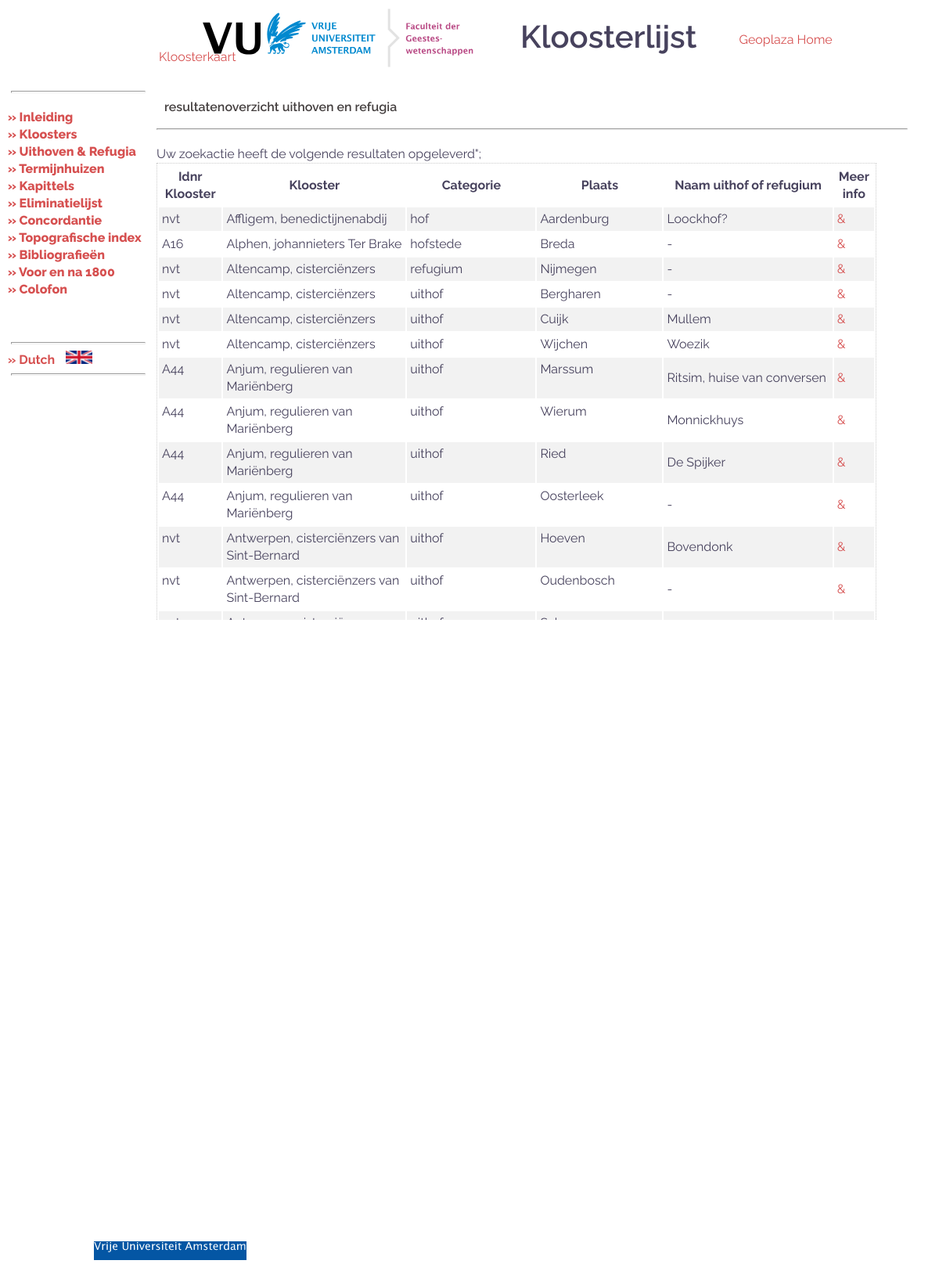
The page /nl/urres.php on the database its author committed.
### tables this page shows
CREATE TABLE `Uithoven` (
  `id_ur` int DEFAULT NULL,
  `idnr_klooster` varchar(255) DEFAULT NULL,
  `Klooster` varchar(255) DEFAULT NULL,
  `Uithof_idnr` varchar(255) DEFAULT NULL,
  `Categorie` varchar(255) DEFAULT NULL,
  `Plaats` varchar(255) DEFAULT NULL,
  `Naam` varchar(255) DEFAULT NULL,
  `Prov` varchar(255) DEFAULT NULL,
  `Breedte_dec` varchar(255) DEFAULT NULL,
  `Lengte_dec` varchar(255) DEFAULT NULL,
  `Kadaster` varchar(255) DEFAULT NULL,
  `Opmerkingen` mediumtext,
  `ENK_code` varchar(255) DEFAULT NULL,
  `Literatuur` mediumtext,
  `AMK` mediumtext,
  `status` varchar(255) DEFAULT NULL,
  `activit` mediumtext,
  `lit` mediumtext
);

### resources/safe_params.inc (called while the page is built, shortened)
<?php
function safe_str_html($value)
{
    return htmlspecialchars($value);
}
class Safe_template
{
    protected $_delim1 = '%(';
    protected $_delim2 = ')';
    protected $_percent = '%';
    protected $_double_percent = '%%';
    protected $_percent_code = '%(_PERCENT_)s';
    function __construct($template = '')
    {
        $this->template = $template;
        $this->references = null;
        $this->mapping = array();
    }
    function prepare()
    {
        $this->template = str_replace($this->_double_percent, $this->_percent_code, $this->template);
        $delim1 = preg_quote($this->_delim1, '/');
        $delim2 = preg_quote($this->_delim2, '/');
        $pattern = '/' . $delim1 . '(\w+)' . $delim2 . '([sdf])/';
        $m = preg_match_all($pattern, $this->template, $matches, PREG_SET_ORDER);
        if ($m == 0) {
            $this->references = array();
        } else {
            $this->references = $matches;
        }
    }
    function interpolate($params)
    {
        if (!empty($this->references)) {
            $this->mapping[$this->_percent_code] = $this->_percent;
            $result = str_replace(array_keys($this->mapping), array_values($this->mapping), $this->template);
        } else {
            $result = $this->template;
            $result = str_replace($this->_percent_code, $this->_percent, $result);
        }
        return $result;
    }
}
class Html_template extends Safe_template
{
    function resolve_references($params)
    {
        $mapping = array();
        foreach ($this->references as $ref_item) {
            $refstr = $ref_item[0];
            $var = $ref_item[1];
            $type = $ref_item[2];
            if (!isset($mapping[$refstr])) {
                if (isset($params[$var])) {
                    $val = $params[$var];
                    switch ($type) {
                        case 's':
                            $mapping[$refstr] = (string)safe_str_html($val);
                            break;
                    }
                } else {
                    $mapping[$refstr] = $this->get_default_value($type);
                }
            }
        }
        return;
    }
}
?>

### nl/urres.php (the view, shortened to what this page needs)
<html>
<head>
    <LINK rel="stylesheet" href="../resources/mp.css" type="text/css">
</head>
<body>
<div id="links">
    <?php
    include("menu.inc.php");
    ?>
</div>
<div id="content">
<?php include("header.inc"); ?>
    <h3>resultatenoverzicht uithoven en refugia</h3>
    <hr>
    <p>
        <?php
        include('../resources/safe_params.inc');
        $optionti = '';
        $db = include('db_connect.inc');
        if ($db) {
        $query_params = new Template_params();
        if ($optionti != '') {
            $optionti_conditie = " AND  Klooster = '%(optionti)s'";
            $query_params->optionti = $optionti;
        } else {
            $optionti_conditie = '';
        }
        $query_template = new Sql_template();
        $query_template->template = <<<END_OF_QUERY
	select  idnr_klooster, Klooster, Categorie, Plaats, Naam, id_ur
	FROM  	Uithoven
	WHERE   idnr_klooster = idnr_klooster
	$optionti_conditie
	ORDER by Klooster
END_OF_QUERY;
        $query = $query_template->interpolate($query_params);
        if (!($result = mysqli_query($db, $query))) {
            echo 'invalid query.';
        } else {
        $k_form_recordCount = mysqli_num_rows($result);
        $html_template = new Html_template();
        if ($k_form_recordCount == 0) {
            echo 'Geen resultaten gevonden.';
        } else {
        $DisplayCount = 1000;
        ?>
        <?php
        $html_template->template = <<<END_OF_HTML
		Uw zoekactie <em>%(optionti)s</em> heeft de volgende resultaten opgeleverd";
END_OF_HTML;
        echo $html_template->interpolate(array('optionti' => $optionti));
        ?>
    <table border="0" cellpadding="4" cellspacing="2">
        <tr>
            <th>Idnr Klooster</th>
            <th>Klooster</th>
            <th>Categorie</th>
            <th>Plaats</th>
            <th>Naam uithof of refugium</th>
            <th>Meer info</th>
        </tr>
        <?php
        $r = 0;
        while (($row = mysqli_fetch_object($result)) && $r++ <= $DisplayCount) {
            if ($r % 2 == 0) {
                $bgcolor = '#CCCCCC';
            } else {
                $bgcolor = '#E8E8E8';
            }
            echo <<<END_OF_ENTRY
			<tr bgcolor="$bgcolor">
			<td valign="top">$row->idnr_klooster</td><td valign="top">$row->Klooster</td><td valign="top">$row->Categorie</td><td valign="top">$row->Plaats</td>
			<td>$row->Naam</td><td><a href="urshow.php?id_ur=$row->id_ur" target="_self">&</a></td>
			</tr>
END_OF_ENTRY;
        }
        ?>
    </table>
    <?php
    }
    ?>
    <?php
    }
    }
    ?>
</div>
<div id="rechts">
</div>
<div id="onder">
    <p class="vu">
        <img src="../images/vu.gif" width="195" height="24">
    </p>
</div>
</body>
</html>

### resources/mp.css (style rules this page uses)
body { margin-left: auto; margin-right: auto; max-width: 1500px; padding: 0px; overflow: hidden; font-family: Raleway, Arial; color: #47425d; font-size: 16px; font-weight: 400; }
a:link { color: #d65050; text-decoration: none }
p { line-height: 22px; margin-top: 20px; margin-bottom: 10px; margin-right: 40px; }
td { line-height: 22px; }
th { line-height: 22px; margin-top: 20px; margin-bottom: 10px; }
h1, h2, h3, h4 { font-weight: bold; padding: 10px; margin-top: 0; margin-bottom: 0; color: #443f3f; font-weight: 600; }
h3 { font-size: 16px; }
#links { float: left; background: #ffffff; width: 200px; height: 100%; padding-top: 100px; }
#rechts { float: left; background: #ffffff; width: 9.99%; height: 100%; }
#content { float: left; background: #FFFFFF; width: 80%; height: 100%; overflow: auto; scrollbar-track-color: #FFFFFF; }
#onder { float: left; background: #ffffff; width: 100%; height: 0; }
.vu { margin: 10px; margin-left: 10%; }
table { border-width: 1px !important; border-color: #cccccc; border-style: dotted; }
p table tr:nth-child(even) { background-color: #f2f2f2 !important; }
p table tr:nth-child(odd) { background-color: #ffffff !important; }
p table td { border: none; border-spacing: 0; }

### rows shown on the page
uithoven: idnr_klooster "nvt", Klooster "Affligem, benedictijnenabdij", Categorie "hof", Plaats "Aardenburg", Naam "Loockhof?"
uithoven: idnr_klooster "A16", Klooster "Alphen, johannieters Ter Brake", Categorie "hofstede", Plaats "Breda", Naam "-"
uithoven: idnr_klooster "nvt", Klooster "Altencamp, cisterciënzers", Categorie "refugium", Plaats "Nijmegen", Naam "-"
uithoven: idnr_klooster "nvt", Klooster "Altencamp, cisterciënzers", Categorie "uithof", Plaats "Bergharen", Naam "-"
uithoven: idnr_klooster "nvt", Klooster "Altencamp, cisterciënzers", Categorie "uithof", Plaats "Cuijk", Naam "Mullem"
uithoven: idnr_klooster "nvt", Klooster "Altencamp, cisterciënzers", Categorie "uithof", Plaats "Wijchen", Naam "Woezik"
uithoven: idnr_klooster "A44", Klooster "Anjum, regulieren van Mariënberg", Categorie "uithof", Plaats "Marssum", Naam "Ritsim, huise van conversen"
uithoven: idnr_klooster "A44", Klooster "Anjum, regulieren van Mariënberg", Categorie "uithof", Plaats "Wierum", Naam "Monnickhuys"
uithoven: idnr_klooster "A44", Klooster "Anjum, regulieren van Mariënberg", Categorie "uithof", Plaats "Ried", Naam "De Spijker"
uithoven: idnr_klooster "A44", Klooster "Anjum, regulieren van Mariënberg", Categorie "uithof", Plaats "Oosterleek", Naam "-"
uithoven: idnr_klooster "nvt", Klooster "Antwerpen, cisterciënzers van Sint-Bernard", Categorie "uithof", Plaats "Hoeven", Naam "Bovendonk"
uithoven: idnr_klooster "nvt", Klooster "Antwerpen, cisterciënzers van Sint-Bernard", Categorie "uithof", Plaats "Oudenbosch", Naam "-"
